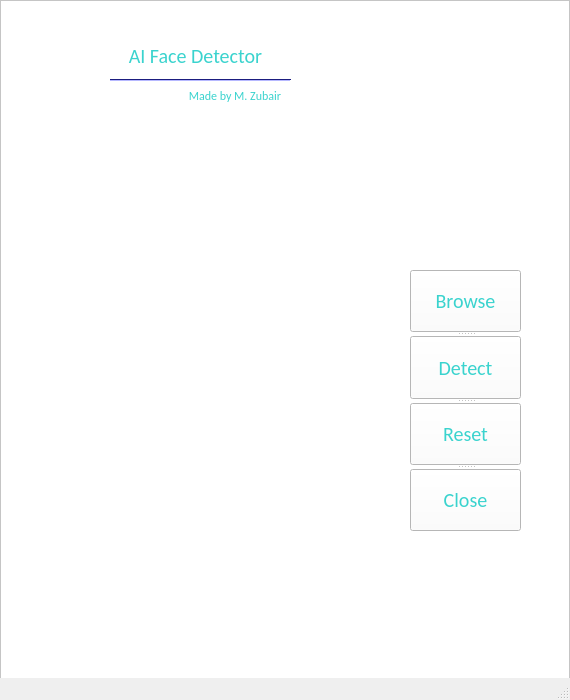
<?xml version="1.0" encoding="UTF-8"?>
<ui version="4.0">
 <class>MainWindow</class>
 <widget class="QMainWindow" name="MainWindow">
  <property name="geometry">
   <rect>
    <x>0</x>
    <y>0</y>
    <width>570</width>
    <height>700</height>
   </rect>
  </property>
  <property name="minimumSize">
   <size>
    <width>570</width>
    <height>700</height>
   </size>
  </property>
  <property name="maximumSize">
   <size>
    <width>570</width>
    <height>700</height>
   </size>
  </property>
  <property name="windowTitle">
   <string>MainWindow</string>
  </property>
  <property name="autoFillBackground">
   <bool>true</bool>
  </property>
  <widget class="QWidget" name="centralwidget">
   <widget class="QFrame" name="frame">
    <property name="geometry">
     <rect>
      <x>0</x>
      <y>0</y>
      <width>570</width>
      <height>700</height>
     </rect>
    </property>
    <property name="palette">
     <palette>
      <active>
       <colorrole role="WindowText">
        <brush brushstyle="SolidPattern">
         <color alpha="255">
          <red>58</red>
          <green>211</green>
          <blue>206</blue>
         </color>
        </brush>
       </colorrole>
       <colorrole role="Button">
        <brush brushstyle="SolidPattern">
         <color alpha="255">
          <red>255</red>
          <green>255</green>
          <blue>255</blue>
         </color>
        </brush>
       </colorrole>
       <colorrole role="Light">
        <brush brushstyle="SolidPattern">
         <color alpha="255">
          <red>255</red>
          <green>0</green>
          <blue>0</blue>
         </color>
        </brush>
       </colorrole>
       <colorrole role="Midlight">
        <brush brushstyle="SolidPattern">
         <color alpha="255">
          <red>255</red>
          <green>255</green>
          <blue>255</blue>
         </color>
        </brush>
       </colorrole>
       <colorrole role="ButtonText">
        <brush brushstyle="SolidPattern">
         <color alpha="255">
          <red>58</red>
          <green>211</green>
          <blue>206</blue>
         </color>
        </brush>
       </colorrole>
       <colorrole role="Base">
        <brush brushstyle="SolidPattern">
         <color alpha="255">
          <red>255</red>
          <green>255</green>
          <blue>255</blue>
         </color>
        </brush>
       </colorrole>
       <colorrole role="Window">
        <brush brushstyle="SolidPattern">
         <color alpha="255">
          <red>255</red>
          <green>255</green>
          <blue>255</blue>
         </color>
        </brush>
       </colorrole>
       <colorrole role="HighlightedText">
        <brush brushstyle="SolidPattern">
         <color alpha="255">
          <red>85</red>
          <green>255</green>
          <blue>255</blue>
         </color>
        </brush>
       </colorrole>
       <colorrole role="ToolTipText">
        <brush brushstyle="SolidPattern">
         <color alpha="255">
          <red>255</red>
          <green>0</green>
          <blue>255</blue>
         </color>
        </brush>
       </colorrole>
      </active>
      <inactive>
       <colorrole role="WindowText">
        <brush brushstyle="SolidPattern">
         <color alpha="255">
          <red>58</red>
          <green>211</green>
          <blue>206</blue>
         </color>
        </brush>
       </colorrole>
       <colorrole role="Button">
        <brush brushstyle="SolidPattern">
         <color alpha="255">
          <red>255</red>
          <green>255</green>
          <blue>255</blue>
         </color>
        </brush>
       </colorrole>
       <colorrole role="Light">
        <brush brushstyle="SolidPattern">
         <color alpha="255">
          <red>255</red>
          <green>0</green>
          <blue>0</blue>
         </color>
        </brush>
       </colorrole>
       <colorrole role="Midlight">
        <brush brushstyle="SolidPattern">
         <color alpha="255">
          <red>255</red>
          <green>255</green>
          <blue>255</blue>
         </color>
        </brush>
       </colorrole>
       <colorrole role="ButtonText">
        <brush brushstyle="SolidPattern">
         <color alpha="255">
          <red>58</red>
          <green>211</green>
          <blue>206</blue>
         </color>
        </brush>
       </colorrole>
       <colorrole role="Base">
        <brush brushstyle="SolidPattern">
         <color alpha="255">
          <red>255</red>
          <green>255</green>
          <blue>255</blue>
         </color>
        </brush>
       </colorrole>
       <colorrole role="Window">
        <brush brushstyle="SolidPattern">
         <color alpha="255">
          <red>255</red>
          <green>255</green>
          <blue>255</blue>
         </color>
        </brush>
       </colorrole>
       <colorrole role="HighlightedText">
        <brush brushstyle="SolidPattern">
         <color alpha="255">
          <red>85</red>
          <green>255</green>
          <blue>255</blue>
         </color>
        </brush>
       </colorrole>
       <colorrole role="ToolTipText">
        <brush brushstyle="SolidPattern">
         <color alpha="255">
          <red>255</red>
          <green>0</green>
          <blue>255</blue>
         </color>
        </brush>
       </colorrole>
      </inactive>
      <disabled>
       <colorrole role="WindowText">
        <brush brushstyle="SolidPattern">
         <color alpha="255">
          <red>120</red>
          <green>120</green>
          <blue>120</blue>
         </color>
        </brush>
       </colorrole>
       <colorrole role="Button">
        <brush brushstyle="SolidPattern">
         <color alpha="255">
          <red>255</red>
          <green>255</green>
          <blue>255</blue>
         </color>
        </brush>
       </colorrole>
       <colorrole role="Light">
        <brush brushstyle="SolidPattern">
         <color alpha="255">
          <red>255</red>
          <green>0</green>
          <blue>0</blue>
         </color>
        </brush>
       </colorrole>
       <colorrole role="Midlight">
        <brush brushstyle="SolidPattern">
         <color alpha="255">
          <red>255</red>
          <green>255</green>
          <blue>255</blue>
         </color>
        </brush>
       </colorrole>
       <colorrole role="ButtonText">
        <brush brushstyle="SolidPattern">
         <color alpha="255">
          <red>120</red>
          <green>120</green>
          <blue>120</blue>
         </color>
        </brush>
       </colorrole>
       <colorrole role="Base">
        <brush brushstyle="SolidPattern">
         <color alpha="255">
          <red>255</red>
          <green>255</green>
          <blue>255</blue>
         </color>
        </brush>
       </colorrole>
       <colorrole role="Window">
        <brush brushstyle="SolidPattern">
         <color alpha="255">
          <red>255</red>
          <green>255</green>
          <blue>255</blue>
         </color>
        </brush>
       </colorrole>
       <colorrole role="HighlightedText">
        <brush brushstyle="SolidPattern">
         <color alpha="255">
          <red>85</red>
          <green>255</green>
          <blue>255</blue>
         </color>
        </brush>
       </colorrole>
       <colorrole role="ToolTipText">
        <brush brushstyle="SolidPattern">
         <color alpha="255">
          <red>255</red>
          <green>0</green>
          <blue>255</blue>
         </color>
        </brush>
       </colorrole>
      </disabled>
     </palette>
    </property>
    <property name="font">
     <font>
      <family>Calibri</family>
      <pointsize>15</pointsize>
     </font>
    </property>
    <property name="autoFillBackground">
     <bool>true</bool>
    </property>
    <property name="frameShape">
     <enum>QFrame::StyledPanel</enum>
    </property>
    <property name="frameShadow">
     <enum>QFrame::Raised</enum>
    </property>
    <widget class="QLabel" name="image">
     <property name="geometry">
      <rect>
       <x>40</x>
       <y>140</y>
       <width>321</width>
       <height>481</height>
      </rect>
     </property>
     <property name="autoFillBackground">
      <bool>true</bool>
     </property>
     <property name="text">
      <string/>
     </property>
     <property name="scaledContents">
      <bool>true</bool>
     </property>
     <property name="alignment">
      <set>Qt::AlignCenter</set>
     </property>
     <property name="wordWrap">
      <bool>true</bool>
     </property>
    </widget>
    <widget class="QLabel" name="label">
     <property name="geometry">
      <rect>
       <x>100</x>
       <y>30</y>
       <width>191</width>
       <height>51</height>
      </rect>
     </property>
     <property name="text">
      <string>AI Face Detector</string>
     </property>
     <property name="alignment">
      <set>Qt::AlignCenter</set>
     </property>
    </widget>
    <widget class="Line" name="line">
     <property name="geometry">
      <rect>
       <x>110</x>
       <y>70</y>
       <width>181</width>
       <height>20</height>
      </rect>
     </property>
     <property name="palette">
      <palette>
       <active>
        <colorrole role="WindowText">
         <brush brushstyle="SolidPattern">
          <color alpha="255">
           <red>0</red>
           <green>0</green>
           <blue>0</blue>
          </color>
         </brush>
        </colorrole>
        <colorrole role="Button">
         <brush brushstyle="SolidPattern">
          <color alpha="255">
           <red>55</red>
           <green>58</green>
           <blue>255</blue>
          </color>
         </brush>
        </colorrole>
        <colorrole role="Light">
         <brush brushstyle="SolidPattern">
          <color alpha="255">
           <red>182</red>
           <green>184</green>
           <blue>255</blue>
          </color>
         </brush>
        </colorrole>
        <colorrole role="Midlight">
         <brush brushstyle="SolidPattern">
          <color alpha="255">
           <red>118</red>
           <green>121</green>
           <blue>255</blue>
          </color>
         </brush>
        </colorrole>
        <colorrole role="Dark">
         <brush brushstyle="SolidPattern">
          <color alpha="255">
           <red>27</red>
           <green>29</green>
           <blue>127</blue>
          </color>
         </brush>
        </colorrole>
        <colorrole role="Mid">
         <brush brushstyle="SolidPattern">
          <color alpha="255">
           <red>37</red>
           <green>39</green>
           <blue>170</blue>
          </color>
         </brush>
        </colorrole>
        <colorrole role="Text">
         <brush brushstyle="SolidPattern">
          <color alpha="255">
           <red>0</red>
           <green>0</green>
           <blue>0</blue>
          </color>
         </brush>
        </colorrole>
        <colorrole role="BrightText">
         <brush brushstyle="SolidPattern">
          <color alpha="255">
           <red>255</red>
           <green>255</green>
           <blue>255</blue>
          </color>
         </brush>
        </colorrole>
        <colorrole role="ButtonText">
         <brush brushstyle="SolidPattern">
          <color alpha="255">
           <red>0</red>
           <green>0</green>
           <blue>0</blue>
          </color>
         </brush>
        </colorrole>
        <colorrole role="Base">
         <brush brushstyle="SolidPattern">
          <color alpha="255">
           <red>255</red>
           <green>255</green>
           <blue>255</blue>
          </color>
         </brush>
        </colorrole>
        <colorrole role="Window">
         <brush brushstyle="SolidPattern">
          <color alpha="255">
           <red>55</red>
           <green>58</green>
           <blue>255</blue>
          </color>
         </brush>
        </colorrole>
        <colorrole role="Shadow">
         <brush brushstyle="SolidPattern">
          <color alpha="255">
           <red>0</red>
           <green>0</green>
           <blue>0</blue>
          </color>
         </brush>
        </colorrole>
        <colorrole role="AlternateBase">
         <brush brushstyle="SolidPattern">
          <color alpha="255">
           <red>155</red>
           <green>156</green>
           <blue>255</blue>
          </color>
         </brush>
        </colorrole>
        <colorrole role="ToolTipBase">
         <brush brushstyle="SolidPattern">
          <color alpha="255">
           <red>255</red>
           <green>255</green>
           <blue>220</blue>
          </color>
         </brush>
        </colorrole>
        <colorrole role="ToolTipText">
         <brush brushstyle="SolidPattern">
          <color alpha="255">
           <red>0</red>
           <green>0</green>
           <blue>0</blue>
          </color>
         </brush>
        </colorrole>
        <colorrole role="PlaceholderText">
         <brush brushstyle="SolidPattern">
          <color alpha="128">
           <red>0</red>
           <green>0</green>
           <blue>0</blue>
          </color>
         </brush>
        </colorrole>
       </active>
       <inactive>
        <colorrole role="WindowText">
         <brush brushstyle="SolidPattern">
          <color alpha="255">
           <red>0</red>
           <green>0</green>
           <blue>0</blue>
          </color>
         </brush>
        </colorrole>
        <colorrole role="Button">
         <brush brushstyle="SolidPattern">
          <color alpha="255">
           <red>55</red>
           <green>58</green>
           <blue>255</blue>
          </color>
         </brush>
        </colorrole>
        <colorrole role="Light">
         <brush brushstyle="SolidPattern">
          <color alpha="255">
           <red>182</red>
           <green>184</green>
           <blue>255</blue>
          </color>
         </brush>
        </colorrole>
        <colorrole role="Midlight">
         <brush brushstyle="SolidPattern">
          <color alpha="255">
           <red>118</red>
           <green>121</green>
           <blue>255</blue>
          </color>
         </brush>
        </colorrole>
        <colorrole role="Dark">
         <brush brushstyle="SolidPattern">
          <color alpha="255">
           <red>27</red>
           <green>29</green>
           <blue>127</blue>
          </color>
         </brush>
        </colorrole>
        <colorrole role="Mid">
         <brush brushstyle="SolidPattern">
          <color alpha="255">
           <red>37</red>
           <green>39</green>
           <blue>170</blue>
          </color>
         </brush>
        </colorrole>
        <colorrole role="Text">
         <brush brushstyle="SolidPattern">
          <color alpha="255">
           <red>0</red>
           <green>0</green>
           <blue>0</blue>
          </color>
         </brush>
        </colorrole>
        <colorrole role="BrightText">
         <brush brushstyle="SolidPattern">
          <color alpha="255">
           <red>255</red>
           <green>255</green>
           <blue>255</blue>
          </color>
         </brush>
        </colorrole>
        <colorrole role="ButtonText">
         <brush brushstyle="SolidPattern">
          <color alpha="255">
           <red>0</red>
           <green>0</green>
           <blue>0</blue>
          </color>
         </brush>
        </colorrole>
        <colorrole role="Base">
         <brush brushstyle="SolidPattern">
          <color alpha="255">
           <red>255</red>
           <green>255</green>
           <blue>255</blue>
          </color>
         </brush>
        </colorrole>
        <colorrole role="Window">
         <brush brushstyle="SolidPattern">
          <color alpha="255">
           <red>55</red>
           <green>58</green>
           <blue>255</blue>
          </color>
         </brush>
        </colorrole>
        <colorrole role="Shadow">
         <brush brushstyle="SolidPattern">
          <color alpha="255">
           <red>0</red>
           <green>0</green>
           <blue>0</blue>
          </color>
         </brush>
        </colorrole>
        <colorrole role="AlternateBase">
         <brush brushstyle="SolidPattern">
          <color alpha="255">
           <red>155</red>
           <green>156</green>
           <blue>255</blue>
          </color>
         </brush>
        </colorrole>
        <colorrole role="ToolTipBase">
         <brush brushstyle="SolidPattern">
          <color alpha="255">
           <red>255</red>
           <green>255</green>
           <blue>220</blue>
          </color>
         </brush>
        </colorrole>
        <colorrole role="ToolTipText">
         <brush brushstyle="SolidPattern">
          <color alpha="255">
           <red>0</red>
           <green>0</green>
           <blue>0</blue>
          </color>
         </brush>
        </colorrole>
        <colorrole role="PlaceholderText">
         <brush brushstyle="SolidPattern">
          <color alpha="128">
           <red>0</red>
           <green>0</green>
           <blue>0</blue>
          </color>
         </brush>
        </colorrole>
       </inactive>
       <disabled>
        <colorrole role="WindowText">
         <brush brushstyle="SolidPattern">
          <color alpha="255">
           <red>27</red>
           <green>29</green>
           <blue>127</blue>
          </color>
         </brush>
        </colorrole>
        <colorrole role="Button">
         <brush brushstyle="SolidPattern">
          <color alpha="255">
           <red>55</red>
           <green>58</green>
           <blue>255</blue>
          </color>
         </brush>
        </colorrole>
        <colorrole role="Light">
         <brush brushstyle="SolidPattern">
          <color alpha="255">
           <red>182</red>
           <green>184</green>
           <blue>255</blue>
          </color>
         </brush>
        </colorrole>
        <colorrole role="Midlight">
         <brush brushstyle="SolidPattern">
          <color alpha="255">
           <red>118</red>
           <green>121</green>
           <blue>255</blue>
          </color>
         </brush>
        </colorrole>
        <colorrole role="Dark">
         <brush brushstyle="SolidPattern">
          <color alpha="255">
           <red>27</red>
           <green>29</green>
           <blue>127</blue>
          </color>
         </brush>
        </colorrole>
        <colorrole role="Mid">
         <brush brushstyle="SolidPattern">
          <color alpha="255">
           <red>37</red>
           <green>39</green>
           <blue>170</blue>
          </color>
         </brush>
        </colorrole>
        <colorrole role="Text">
         <brush brushstyle="SolidPattern">
          <color alpha="255">
           <red>27</red>
           <green>29</green>
           <blue>127</blue>
          </color>
         </brush>
        </colorrole>
        <colorrole role="BrightText">
         <brush brushstyle="SolidPattern">
          <color alpha="255">
           <red>255</red>
           <green>255</green>
           <blue>255</blue>
          </color>
         </brush>
        </colorrole>
        <colorrole role="ButtonText">
         <brush brushstyle="SolidPattern">
          <color alpha="255">
           <red>27</red>
           <green>29</green>
           <blue>127</blue>
          </color>
         </brush>
        </colorrole>
        <colorrole role="Base">
         <brush brushstyle="SolidPattern">
          <color alpha="255">
           <red>55</red>
           <green>58</green>
           <blue>255</blue>
          </color>
         </brush>
        </colorrole>
        <colorrole role="Window">
         <brush brushstyle="SolidPattern">
          <color alpha="255">
           <red>55</red>
           <green>58</green>
           <blue>255</blue>
          </color>
         </brush>
        </colorrole>
        <colorrole role="Shadow">
         <brush brushstyle="SolidPattern">
          <color alpha="255">
           <red>0</red>
           <green>0</green>
           <blue>0</blue>
          </color>
         </brush>
        </colorrole>
        <colorrole role="AlternateBase">
         <brush brushstyle="SolidPattern">
          <color alpha="255">
           <red>55</red>
           <green>58</green>
           <blue>255</blue>
          </color>
         </brush>
        </colorrole>
        <colorrole role="ToolTipBase">
         <brush brushstyle="SolidPattern">
          <color alpha="255">
           <red>255</red>
           <green>255</green>
           <blue>220</blue>
          </color>
         </brush>
        </colorrole>
        <colorrole role="ToolTipText">
         <brush brushstyle="SolidPattern">
          <color alpha="255">
           <red>0</red>
           <green>0</green>
           <blue>0</blue>
          </color>
         </brush>
        </colorrole>
        <colorrole role="PlaceholderText">
         <brush brushstyle="SolidPattern">
          <color alpha="128">
           <red>0</red>
           <green>0</green>
           <blue>0</blue>
          </color>
         </brush>
        </colorrole>
       </disabled>
      </palette>
     </property>
     <property name="autoFillBackground">
      <bool>false</bool>
     </property>
     <property name="orientation">
      <enum>Qt::Horizontal</enum>
     </property>
    </widget>
    <widget class="QLabel" name="label_2">
     <property name="geometry">
      <rect>
       <x>90</x>
       <y>70</y>
       <width>191</width>
       <height>51</height>
      </rect>
     </property>
     <property name="font">
      <font>
       <family>Calibri</family>
       <pointsize>9</pointsize>
      </font>
     </property>
     <property name="text">
      <string>Made by M. Zubair</string>
     </property>
     <property name="alignment">
      <set>Qt::AlignRight|Qt::AlignTrailing|Qt::AlignVCenter</set>
     </property>
    </widget>
    <widget class="QSplitter" name="splitter">
     <property name="geometry">
      <rect>
       <x>410</x>
       <y>270</y>
       <width>111</width>
       <height>261</height>
      </rect>
     </property>
     <property name="autoFillBackground">
      <bool>true</bool>
     </property>
     <property name="orientation">
      <enum>Qt::Vertical</enum>
     </property>
     <widget class="QPushButton" name="browse">
      <property name="autoFillBackground">
       <bool>false</bool>
      </property>
      <property name="text">
       <string>Browse</string>
      </property>
     </widget>
     <widget class="QPushButton" name="detect">
      <property name="autoFillBackground">
       <bool>false</bool>
      </property>
      <property name="text">
       <string>Detect</string>
      </property>
     </widget>
     <widget class="QPushButton" name="reset">
      <property name="autoFillBackground">
       <bool>false</bool>
      </property>
      <property name="text">
       <string>Reset</string>
      </property>
     </widget>
     <widget class="QPushButton" name="close">
      <property name="autoFillBackground">
       <bool>false</bool>
      </property>
      <property name="text">
       <string>Close</string>
      </property>
     </widget>
    </widget>
   </widget>
  </widget>
  <widget class="QMenuBar" name="menubar">
   <property name="geometry">
    <rect>
     <x>0</x>
     <y>0</y>
     <width>570</width>
     <height>26</height>
    </rect>
   </property>
  </widget>
  <widget class="QStatusBar" name="statusbar"/>
 </widget>
 <resources/>
 <connections/>
</ui>
